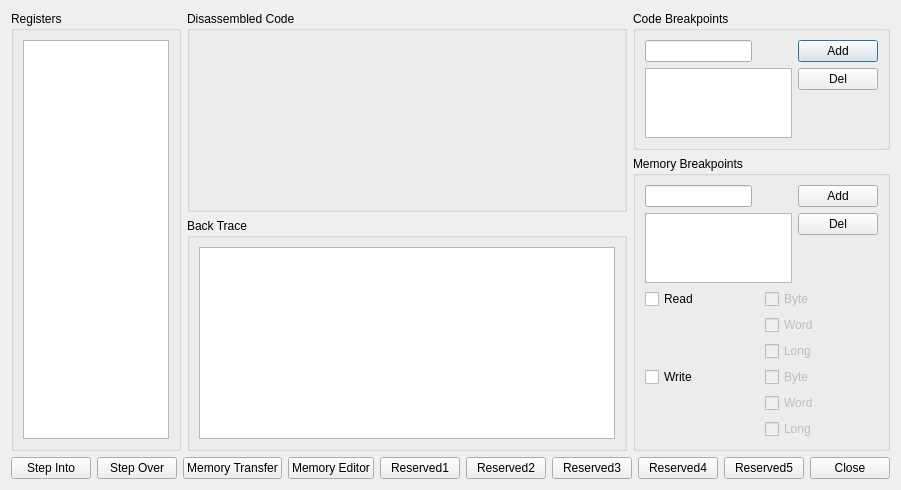
<?xml version="1.0" encoding="UTF-8"?>
<ui version="4.0">
 <class>UIDebugCPU</class>
 <widget class="QDialog" name="UIDebugCPU">
  <property name="geometry">
   <rect>
    <x>0</x>
    <y>0</y>
    <width>846</width>
    <height>483</height>
   </rect>
  </property>
  <property name="windowTitle">
   <string>Debug CPU</string>
  </property>
  <layout class="QVBoxLayout" name="verticalLayout_13">
   <item>
    <layout class="QHBoxLayout" name="horizontalLayout_6">
     <item>
      <widget class="QGroupBox" name="gbRegisters">
       <property name="title">
        <string>Registers</string>
       </property>
       <layout class="QVBoxLayout" name="verticalLayout_10">
        <item>
         <widget class="QListWidget" name="lwRegisters">
          <property name="sizePolicy">
           <sizepolicy hsizetype="Expanding" vsizetype="Expanding">
            <horstretch>0</horstretch>
            <verstretch>0</verstretch>
           </sizepolicy>
          </property>
          <property name="minimumSize">
           <size>
            <width>120</width>
            <height>0</height>
           </size>
          </property>
          <property name="font">
           <font>
            <family>Courier New</family>
           </font>
          </property>
         </widget>
        </item>
       </layout>
      </widget>
     </item>
     <item>
      <layout class="QVBoxLayout" name="verticalLayout_12">
       <item>
        <widget class="QGroupBox" name="gbDisassembledCode">
         <property name="title">
          <string>Disassembled Code</string>
         </property>
         <layout class="QVBoxLayout" name="verticalLayout_11">
          <item>
           <widget class="UIDisasm" name="lwDisassembledCode" native="true">
            <property name="minimumSize">
             <size>
              <width>416</width>
              <height>0</height>
             </size>
            </property>
            <property name="font">
             <font>
              <family>Courier New</family>
              <pointsize>9</pointsize>
             </font>
            </property>
           </widget>
          </item>
         </layout>
        </widget>
       </item>
       <item>
        <widget class="QGroupBox" name="gbBackTrace">
         <property name="sizePolicy">
          <sizepolicy hsizetype="Preferred" vsizetype="Minimum">
           <horstretch>0</horstretch>
           <verstretch>0</verstretch>
          </sizepolicy>
         </property>
         <property name="title">
          <string>Back Trace</string>
         </property>
         <layout class="QHBoxLayout" name="horizontalLayout_8">
          <item>
           <widget class="QListWidget" name="lwBackTrace">
            <property name="sizePolicy">
             <sizepolicy hsizetype="Preferred" vsizetype="Minimum">
              <horstretch>0</horstretch>
              <verstretch>0</verstretch>
             </sizepolicy>
            </property>
            <property name="font">
             <font>
              <family>Courier New</family>
             </font>
            </property>
           </widget>
          </item>
         </layout>
        </widget>
       </item>
      </layout>
     </item>
     <item>
      <layout class="QVBoxLayout" name="verticalLayout_9">
       <item>
        <widget class="QGroupBox" name="gbCodeBreakpoints">
         <property name="sizePolicy">
          <sizepolicy hsizetype="Preferred" vsizetype="Preferred">
           <horstretch>0</horstretch>
           <verstretch>0</verstretch>
          </sizepolicy>
         </property>
         <property name="title">
          <string>Code Breakpoints</string>
         </property>
         <layout class="QVBoxLayout" name="verticalLayout_5">
          <item>
           <layout class="QHBoxLayout" name="horizontalLayout_2">
            <item>
             <layout class="QVBoxLayout" name="verticalLayout_2">
              <item>
               <layout class="QHBoxLayout" name="horizontalLayout">
                <item>
                 <widget class="QLineEdit" name="leCodeBreakpoint">
                  <property name="sizePolicy">
                   <sizepolicy hsizetype="Expanding" vsizetype="Fixed">
                    <horstretch>0</horstretch>
                    <verstretch>0</verstretch>
                   </sizepolicy>
                  </property>
                  <property name="inputMask">
                   <string/>
                  </property>
                 </widget>
                </item>
                <item>
                 <spacer name="horizontalSpacer">
                  <property name="orientation">
                   <enum>Qt::Horizontal</enum>
                  </property>
                  <property name="sizeHint" stdset="0">
                   <size>
                    <width>40</width>
                    <height>20</height>
                   </size>
                  </property>
                 </spacer>
                </item>
               </layout>
              </item>
              <item>
               <widget class="QListWidget" name="lwCodeBreakpoints">
                <property name="sizePolicy">
                 <sizepolicy hsizetype="Expanding" vsizetype="Expanding">
                  <horstretch>0</horstretch>
                  <verstretch>0</verstretch>
                 </sizepolicy>
                </property>
               </widget>
              </item>
             </layout>
            </item>
            <item>
             <layout class="QVBoxLayout" name="verticalLayout">
              <item>
               <widget class="QPushButton" name="pbAddCodeBreakpoint">
                <property name="sizePolicy">
                 <sizepolicy hsizetype="Minimum" vsizetype="Fixed">
                  <horstretch>0</horstretch>
                  <verstretch>0</verstretch>
                 </sizepolicy>
                </property>
                <property name="text">
                 <string>Add</string>
                </property>
               </widget>
              </item>
              <item>
               <widget class="QPushButton" name="pbDelCodeBreakpoint">
                <property name="text">
                 <string>Del</string>
                </property>
               </widget>
              </item>
              <item>
               <spacer name="verticalSpacer_4">
                <property name="orientation">
                 <enum>Qt::Vertical</enum>
                </property>
                <property name="sizeType">
                 <enum>QSizePolicy::Expanding</enum>
                </property>
                <property name="sizeHint" stdset="0">
                 <size>
                  <width>20</width>
                  <height>40</height>
                 </size>
                </property>
               </spacer>
              </item>
             </layout>
            </item>
           </layout>
          </item>
         </layout>
        </widget>
       </item>
       <item>
        <widget class="QGroupBox" name="gbMemoryBreakpoints">
         <property name="sizePolicy">
          <sizepolicy hsizetype="Preferred" vsizetype="Preferred">
           <horstretch>0</horstretch>
           <verstretch>0</verstretch>
          </sizepolicy>
         </property>
         <property name="title">
          <string>Memory Breakpoints</string>
         </property>
         <layout class="QVBoxLayout" name="verticalLayout_8">
          <item>
           <layout class="QHBoxLayout" name="horizontalLayout_4">
            <item>
             <layout class="QVBoxLayout" name="verticalLayout_4">
              <item>
               <layout class="QHBoxLayout" name="horizontalLayout_3">
                <item>
                 <widget class="QLineEdit" name="leMemoryBreakpoint">
                  <property name="inputMask">
                   <string/>
                  </property>
                 </widget>
                </item>
                <item>
                 <spacer name="horizontalSpacer_2">
                  <property name="orientation">
                   <enum>Qt::Horizontal</enum>
                  </property>
                  <property name="sizeHint" stdset="0">
                   <size>
                    <width>40</width>
                    <height>20</height>
                   </size>
                  </property>
                 </spacer>
                </item>
               </layout>
              </item>
              <item>
               <widget class="QListWidget" name="lwMemoryBreakpoints">
                <property name="sizePolicy">
                 <sizepolicy hsizetype="Expanding" vsizetype="Expanding">
                  <horstretch>0</horstretch>
                  <verstretch>0</verstretch>
                 </sizepolicy>
                </property>
               </widget>
              </item>
             </layout>
            </item>
            <item>
             <layout class="QVBoxLayout" name="verticalLayout_3">
              <item>
               <widget class="QPushButton" name="pbAddMemoryBreakpoint">
                <property name="text">
                 <string>Add</string>
                </property>
               </widget>
              </item>
              <item>
               <widget class="QPushButton" name="pbDelMemoryBreakpoint">
                <property name="text">
                 <string>Del</string>
                </property>
               </widget>
              </item>
              <item>
               <spacer name="verticalSpacer">
                <property name="orientation">
                 <enum>Qt::Vertical</enum>
                </property>
                <property name="sizeType">
                 <enum>QSizePolicy::Expanding</enum>
                </property>
                <property name="sizeHint" stdset="0">
                 <size>
                  <width>20</width>
                  <height>40</height>
                 </size>
                </property>
               </spacer>
              </item>
             </layout>
            </item>
           </layout>
          </item>
          <item>
           <layout class="QHBoxLayout" name="horizontalLayout_5">
            <item>
             <layout class="QVBoxLayout" name="verticalLayout_7">
              <item>
               <widget class="QCheckBox" name="cbRead">
                <property name="text">
                 <string>Read</string>
                </property>
               </widget>
              </item>
              <item>
               <spacer name="verticalSpacer_2">
                <property name="orientation">
                 <enum>Qt::Vertical</enum>
                </property>
                <property name="sizeHint" stdset="0">
                 <size>
                  <width>20</width>
                  <height>40</height>
                 </size>
                </property>
               </spacer>
              </item>
              <item>
               <widget class="QCheckBox" name="cbWrite">
                <property name="text">
                 <string>Write</string>
                </property>
               </widget>
              </item>
              <item>
               <spacer name="verticalSpacer_3">
                <property name="orientation">
                 <enum>Qt::Vertical</enum>
                </property>
                <property name="sizeHint" stdset="0">
                 <size>
                  <width>20</width>
                  <height>40</height>
                 </size>
                </property>
               </spacer>
              </item>
             </layout>
            </item>
            <item>
             <layout class="QVBoxLayout" name="verticalLayout_6">
              <item>
               <widget class="QCheckBox" name="cbReadByte">
                <property name="enabled">
                 <bool>false</bool>
                </property>
                <property name="text">
                 <string>Byte</string>
                </property>
               </widget>
              </item>
              <item>
               <widget class="QCheckBox" name="cbReadWord">
                <property name="enabled">
                 <bool>false</bool>
                </property>
                <property name="text">
                 <string>Word</string>
                </property>
               </widget>
              </item>
              <item>
               <widget class="QCheckBox" name="cbReadLong">
                <property name="enabled">
                 <bool>false</bool>
                </property>
                <property name="text">
                 <string>Long</string>
                </property>
               </widget>
              </item>
              <item>
               <widget class="QCheckBox" name="cbWriteByte">
                <property name="enabled">
                 <bool>false</bool>
                </property>
                <property name="text">
                 <string>Byte</string>
                </property>
               </widget>
              </item>
              <item>
               <widget class="QCheckBox" name="cbWriteWord">
                <property name="enabled">
                 <bool>false</bool>
                </property>
                <property name="text">
                 <string>Word</string>
                </property>
               </widget>
              </item>
              <item>
               <widget class="QCheckBox" name="cbWriteLong">
                <property name="enabled">
                 <bool>false</bool>
                </property>
                <property name="text">
                 <string>Long</string>
                </property>
               </widget>
              </item>
             </layout>
            </item>
           </layout>
          </item>
         </layout>
        </widget>
       </item>
      </layout>
     </item>
    </layout>
   </item>
   <item>
    <layout class="QHBoxLayout" name="horizontalLayout_7">
     <item>
      <widget class="QPushButton" name="pbStepInto">
       <property name="text">
        <string>Step Into</string>
       </property>
      </widget>
     </item>
     <item>
      <widget class="QPushButton" name="pbStepOver">
       <property name="text">
        <string>Step Over</string>
       </property>
      </widget>
     </item>
     <item>
      <widget class="QPushButton" name="pbMemoryTransfer">
       <property name="text">
        <string>Memory Transfer</string>
       </property>
      </widget>
     </item>
     <item>
      <widget class="QPushButton" name="pbMemoryEditor">
       <property name="text">
        <string>Memory Editor</string>
       </property>
      </widget>
     </item>
     <item>
      <widget class="QPushButton" name="pbReserved1">
       <property name="text">
        <string>Reserved1</string>
       </property>
      </widget>
     </item>
     <item>
      <widget class="QPushButton" name="pbReserved2">
       <property name="text">
        <string>Reserved2</string>
       </property>
      </widget>
     </item>
     <item>
      <widget class="QPushButton" name="pbReserved3">
       <property name="text">
        <string>Reserved3</string>
       </property>
      </widget>
     </item>
     <item>
      <widget class="QPushButton" name="pbReserved4">
       <property name="text">
        <string>Reserved4</string>
       </property>
      </widget>
     </item>
     <item>
      <widget class="QPushButton" name="pbReserved5">
       <property name="text">
        <string>Reserved5</string>
       </property>
      </widget>
     </item>
     <item>
      <spacer name="horizontalSpacer_3">
       <property name="orientation">
        <enum>Qt::Horizontal</enum>
       </property>
       <property name="sizeHint" stdset="0">
        <size>
         <width>40</width>
         <height>20</height>
        </size>
       </property>
      </spacer>
     </item>
     <item>
      <widget class="QDialogButtonBox" name="dbbButtons">
       <property name="standardButtons">
        <set>QDialogButtonBox::Close</set>
       </property>
      </widget>
     </item>
    </layout>
   </item>
  </layout>
 </widget>
 <customwidgets>
  <customwidget>
   <class>UIDisasm</class>
   <extends>QWidget</extends>
   <header>UIDisasm.h</header>
   <container>1</container>
  </customwidget>
 </customwidgets>
 <resources/>
 <connections>
  <connection>
   <sender>dbbButtons</sender>
   <signal>rejected()</signal>
   <receiver>UIDebugCPU</receiver>
   <slot>reject()</slot>
   <hints>
    <hint type="sourcelabel">
     <x>347</x>
     <y>321</y>
    </hint>
    <hint type="destinationlabel">
     <x>335</x>
     <y>376</y>
    </hint>
   </hints>
  </connection>
 </connections>
</ui>
